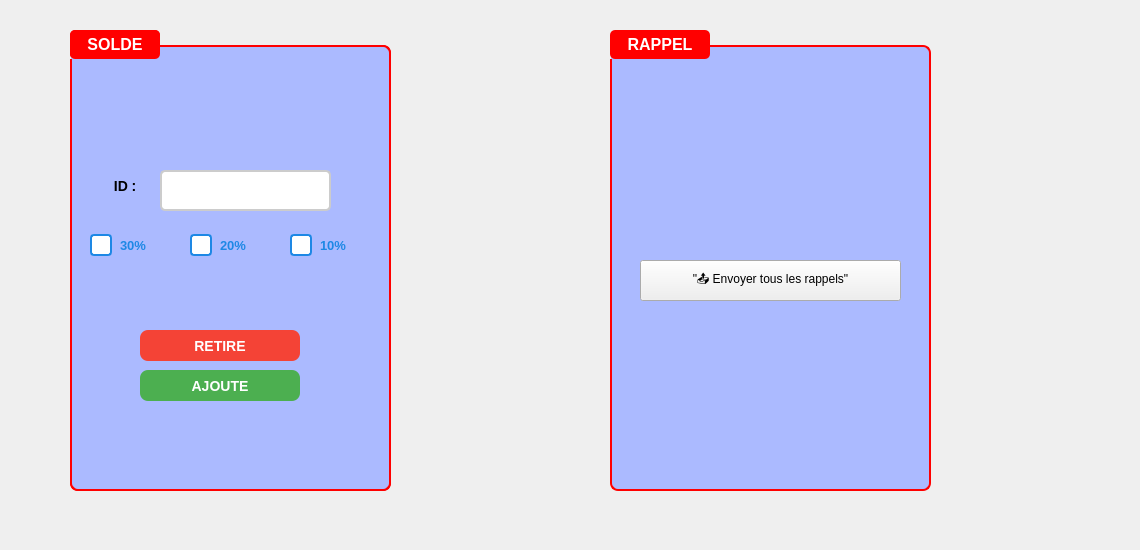
    <widget class="QWidget" name="tab_3">
     <attribute name="title">
      <string>Rappel</string>
     </attribute>
     <widget class="QLabel" name="Sp_Label_Stats">
      <property name="geometry">
       <rect>
        <x>260</x>
        <y>50</y>
        <width>570</width>
        <height>431</height>
       </rect>
      </property>
      <property name="text">
       <string/>
      </property>
     </widget>
     <widget class="QLabel" name="label_4">
      <property name="geometry">
       <rect>
        <x>-10</x>
        <y>-10</y>
        <width>1131</width>
        <height>541</height>
       </rect>
      </property>
      <property name="styleSheet">
       <string notr="true">background-image: url(:/imgs/backgroundEmployes.png)</string>
      </property>
      <property name="text">
       <string/>
      </property>
     </widget>
     <widget class="QGroupBox" name="FFF">
      <property name="geometry">
       <rect>
        <x>70</x>
        <y>30</y>
        <width>321</width>
        <height>461</height>
       </rect>
      </property>
      <property name="accessibleName">
       <string/>
      </property>
      <property name="styleSheet">
       <string notr="true">QGroupBox {
    background-color: rgb(171, 186, 255);
    border: 2px solid red; /* Red border */
    border-radius: 8px;
    font-size: 16px;
    font-weight: bold;
    color: white;
    padding: 10px;
    margin-top: 15px;
}

QGroupBox::title {
    subcontrol-origin: margin;
    subcontrol-position: top left;
    padding: 5px 15px;
    background-color: red; /* Red title background */
    color: white;
    border-radius: 5px;
}
</string>
      </property>
      <property name="title">
       <string>SOLDE</string>
      </property>
      <widget class="QCheckBox" name="checkBox10">
       <property name="geometry">
        <rect>
         <x>220</x>
         <y>200</y>
         <width>77</width>
         <height>31</height>
        </rect>
       </property>
       <property name="styleSheet">
        <string notr="true">QCheckBox {
    color: #1E88E5;  /* Texte en bleu */
    font-size: 13px;
    spacing: 8px;
    font-weight: bold;
}

QCheckBox::indicator {
    width: 18px;
    height: 18px;
}

QCheckBox::indicator:unchecked {
    border: 2px solid #1E88E5;
    background: white;
    border-radius: 4px;
}

QCheckBox::indicator:checked {
    background-color: #1E88E5;
    border: 2px solid #1565C0;
    border-radius: 4px;
}
</string>
       </property>
       <property name="text">
        <string>10%</string>
       </property>
      </widget>
      <widget class="QCheckBox" name="checkBox20">
       <property name="geometry">
        <rect>
         <x>120</x>
         <y>200</y>
         <width>77</width>
         <height>31</height>
        </rect>
       </property>
       <property name="styleSheet">
        <string notr="true">QCheckBox {
    color: #1E88E5;  /* Texte en bleu */
    font-size: 13px;
    spacing: 8px;
    font-weight: bold;
}

QCheckBox::indicator {
    width: 18px;
    height: 18px;
}

QCheckBox::indicator:unchecked {
    border: 2px solid #1E88E5;
    background: white;
    border-radius: 4px;
}

QCheckBox::indicator:checked {
    background-color: #1E88E5;
    border: 2px solid #1565C0;
    border-radius: 4px;
}
</string>
       </property>
       <property name="text">
        <string>20%</string>
       </property>
      </widget>
      <widget class="QCheckBox" name="checkBox30">
       <property name="geometry">
        <rect>
         <x>20</x>
         <y>200</y>
         <width>77</width>
         <height>31</height>
        </rect>
       </property>
       <property name="styleSheet">
        <string notr="true">QCheckBox {
    color: #1E88E5;  /* Texte en bleu */
    font-size: 13px;
    spacing: 8px;
    font-weight: bold;
}

QCheckBox::indicator {
    width: 18px;
    height: 18px;
}

QCheckBox::indicator:unchecked {
    border: 2px solid #1E88E5;
    background: white;
    border-radius: 4px;
}

QCheckBox::indicator:checked {
    background-color: #1E88E5;
    border: 2px solid #1565C0;
    border-radius: 4px;
}
</string>
       </property>
       <property name="text">
        <string>30%</string>
       </property>
      </widget>
      <widget class="QLineEdit" name="ID_Magasin">
       <property name="geometry">
        <rect>
         <x>90</x>
         <y>120</y>
         <width>113</width>
         <height>31</height>
        </rect>
       </property>
       <property name="styleSheet">
        <string notr="true">background-color: #ffffff;
    border: 2px solid #cccccc;
    border-radius: 5px;
    padding: 10px;
    font-size: 14px;
    color: #333;</string>
       </property>
      </widget>
      <widget class="QPushButton" name="pushButton_7">
       <property name="geometry">
        <rect>
         <x>70</x>
         <y>300</y>
         <width>160</width>
         <height>31</height>
        </rect>
       </property>
       <property name="styleSheet">
        <string notr="true">background-color: #f44336;  /* Couleur de fond rouge */
    color: white;
    border: none;
    border-radius: 8px;
    padding: 10px 20px;
    font-weight: bold;
    font-size: 14px;
    text-align: center;
    min-width: 120px;</string>
       </property>
       <property name="text">
        <string>PushButton</string>
       </property>
      </widget>
      <widget class="QPushButton" name="pushButton_9">
       <property name="geometry">
        <rect>
         <x>70</x>
         <y>350</y>
         <width>160</width>
         <height>31</height>
        </rect>
       </property>
       <property name="styleSheet">
        <string notr="true"> background-color: #4CAF50;  /* Couleur de fond verte */
    color: white;
    border: none;
    border-radius: 8px;
    padding: 10px 20px;
    font-weight: bold;
    font-size: 14px;
    text-align: center;
    min-width: 120px;</string>
       </property>
       <property name="text">
        <string>PushButton</string>
       </property>
      </widget>
      <widget class="QGroupBox" name="FFF_2">
       <property name="geometry">
        <rect>
         <x>0</x>
         <y>0</y>
         <width>321</width>
         <height>461</height>
        </rect>
       </property>
       <property name="accessibleName">
        <string/>
       </property>
       <property name="styleSheet">
        <string notr="true">QGroupBox {
    background-color: rgb(171, 186, 255);
    border: 2px solid red; /* Red border */
    border-radius: 8px;
    font-size: 16px;
    font-weight: bold;
    color: white;
    padding: 10px;
    margin-top: 15px;
}

QGroupBox::title {
    subcontrol-origin: margin;
    subcontrol-position: top left;
    padding: 5px 15px;
    background-color: red; /* Red title background */
    color: white;
    border-radius: 5px;
}
</string>
       </property>
       <property name="title">
        <string>SOLDE</string>
       </property>
       <widget class="QCheckBox" name="checkBox10_2">
        <property name="geometry">
         <rect>
          <x>220</x>
          <y>200</y>
          <width>77</width>
          <height>31</height>
         </rect>
        </property>
        <property name="styleSheet">
         <string notr="true">QCheckBox {
    color: #1E88E5;  /* Texte en bleu */
    font-size: 13px;
    spacing: 8px;
    font-weight: bold;
}

QCheckBox::indicator {
    width: 18px;
    height: 18px;
}

QCheckBox::indicator:unchecked {
    border: 2px solid #1E88E5;
    background: white;
    border-radius: 4px;
}

QCheckBox::indicator:checked {
    background-color: #1E88E5;
    border: 2px solid #1565C0;
    border-radius: 4px;
}
</string>
        </property>
        <property name="text">
         <string>10%</string>
        </property>
       </widget>
       <widget class="QCheckBox" name="checkBox20_2">
        <property name="geometry">
         <rect>
          <x>120</x>
          <y>200</y>
          <width>77</width>
          <height>31</height>
         </rect>
        </property>
        <property name="styleSheet">
         <string notr="true">QCheckBox {
    color: #1E88E5;  /* Texte en bleu */
    font-size: 13px;
    spacing: 8px;
    font-weight: bold;
}

QCheckBox::indicator {
    width: 18px;
    height: 18px;
}

QCheckBox::indicator:unchecked {
    border: 2px solid #1E88E5;
    background: white;
    border-radius: 4px;
}

QCheckBox::indicator:checked {
    background-color: #1E88E5;
    border: 2px solid #1565C0;
    border-radius: 4px;
}
</string>
        </property>
        <property name="text">
         <string>20%</string>
        </property>
       </widget>
       <widget class="QCheckBox" name="checkBox30_2">
        <property name="geometry">
         <rect>
          <x>20</x>
          <y>200</y>
          <width>77</width>
          <height>31</height>
         </rect>
        </property>
        <property name="styleSheet">
         <string notr="true">QCheckBox {
    color: #1E88E5;  /* Texte en bleu */
    font-size: 13px;
    spacing: 8px;
    font-weight: bold;
}

QCheckBox::indicator {
    width: 18px;
    height: 18px;
}

QCheckBox::indicator:unchecked {
    border: 2px solid #1E88E5;
    background: white;
    border-radius: 4px;
}

QCheckBox::indicator:checked {
    background-color: #1E88E5;
    border: 2px solid #1565C0;
    border-radius: 4px;
}
</string>
        </property>
        <property name="text">
         <string>30%</string>
        </property>
       </widget>
       <widget class="QLineEdit" name="ID_Magasin_2">
        <property name="geometry">
         <rect>
          <x>90</x>
          <y>140</y>
          <width>171</width>
          <height>41</height>
         </rect>
        </property>
        <property name="styleSheet">
         <string notr="true">background-color: #ffffff;
    border: 2px solid #cccccc;
    border-radius: 5px;
    padding: 10px;
    font-size: 14px;
    color: #333;</string>
        </property>
        <property name="inputMask">
         <string/>
        </property>
        <property name="text">
         <string/>
        </property>
       </widget>
       <widget class="QPushButton" name="pushButtonRetirerSolde">
        <property name="geometry">
         <rect>
          <x>70</x>
          <y>300</y>
          <width>160</width>
          <height>31</height>
         </rect>
        </property>
        <property name="styleSheet">
         <string notr="true">background-color: #f44336;  /* Couleur de fond rouge */
    color: white;
    border: none;
    border-radius: 8px;
    padding: 10px 20px;
    font-weight: bold;
    font-size: 14px;
    text-align: center;
    min-width: 120px;</string>
        </property>
        <property name="text">
         <string>RETIRE</string>
        </property>
       </widget>
       <widget class="QPushButton" name="AA">
        <property name="geometry">
         <rect>
          <x>70</x>
          <y>340</y>
          <width>160</width>
          <height>31</height>
         </rect>
        </property>
        <property name="styleSheet">
         <string notr="true"> background-color: #4CAF50;  /* Couleur de fond verte */
    color: white;
    border: none;
    border-radius: 8px;
    padding: 10px 20px;
    font-weight: bold;
    font-size: 14px;
    text-align: center;
    min-width: 120px;</string>
        </property>
        <property name="text">
         <string>AJOUTE</string>
        </property>
       </widget>
       <widget class="QLabel" name="Sp_Label_ID_3">
        <property name="geometry">
         <rect>
          <x>40</x>
          <y>140</y>
          <width>99</width>
          <height>31</height>
         </rect>
        </property>
        <property name="font">
         <font>
          <pointsize>-1</pointsize>
          <bold>true</bold>
         </font>
        </property>
        <property name="styleSheet">
         <string notr="true">QLabel {
    color: black; /* Couleur du texte */
    font-size: 14px;
    font-weight: bold;
}

</string>
        </property>
        <property name="text">
         <string> ID :</string>
        </property>
       </widget>
      </widget>
     </widget>
     <widget class="QGroupBox" name="FFF_3">
      <property name="geometry">
       <rect>
        <x>610</x>
        <y>30</y>
        <width>321</width>
        <height>461</height>
       </rect>
      </property>
      <property name="accessibleName">
       <string/>
      </property>
      <property name="styleSheet">
       <string notr="true">QGroupBox {
    background-color: rgb(171, 186, 255);
    border: 2px solid red; /* Red border */
    border-radius: 8px;
    font-size: 16px;
    font-weight: bold;
    color: white;
    padding: 10px;
    margin-top: 15px;
}

QGroupBox::title {
    subcontrol-origin: margin;
    subcontrol-position: top left;
    padding: 5px 15px;
    background-color: red; /* Red title background */
    color: white;
    border-radius: 5px;
}
</string>
      </property>
      <property name="title">
       <string>RAPPEL</string>
      </property>
      <widget class="QPushButton" name="btnEnvoyerRappels">
       <property name="geometry">
        <rect>
         <x>30</x>
         <y>230</y>
         <width>261</width>
         <height>41</height>
        </rect>
       </property>
       <property name="styleSheet">
        <string notr="true"> background-color: #4CAF50; /* Fond vert */
    color: white;
    border: none;
    border-radius: 8px;  /* Coins arrondis */
    padding: 10px 20px;
    font-weight: bold;
    font-size: 16px;
    text-align: center;
    min-width: 160px; /* Largeur minimale pour le bouton */
    cursor: pointer;  /* L</string>
       </property>
       <property name="text">
        <string>&quot;📤 Envoyer tous les rappels&quot;</string>
       </property>
      </widget>
     </widget>
     <zorder>label_4</zorder>
     <zorder>Sp_Label_Stats</zorder>
     <zorder>FFF</zorder>
     <zorder>FFF_3</zorder>
    </widget>
